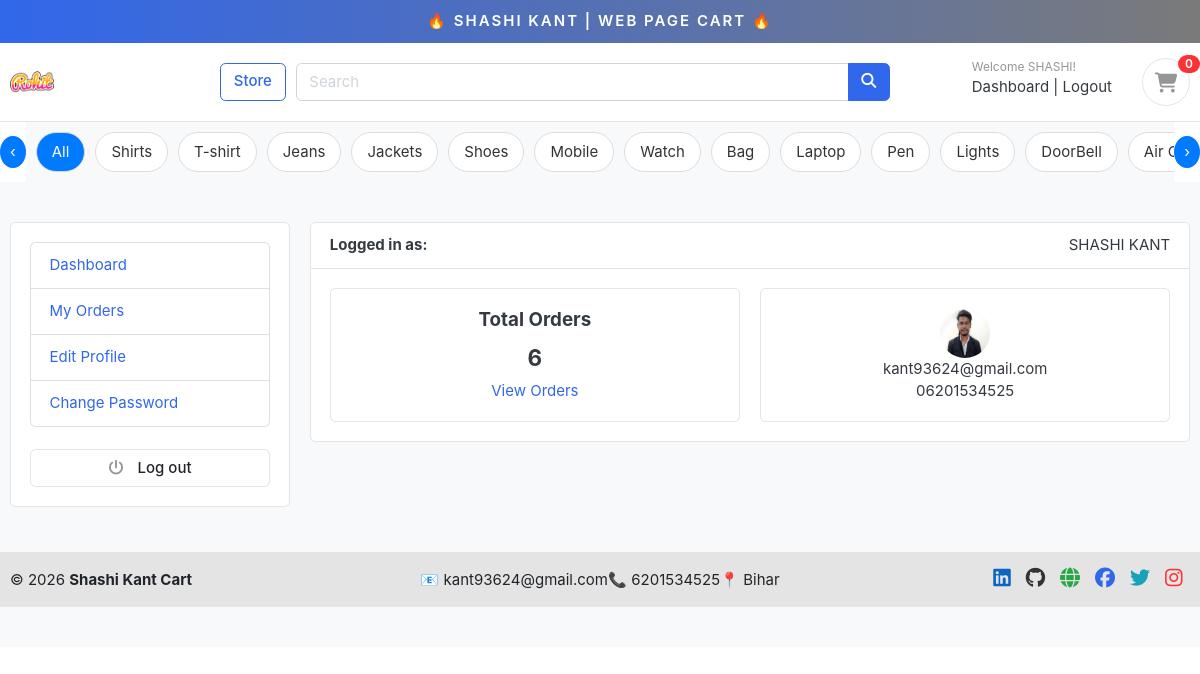
Screenshot of /accounts/dashboard/ (signed in) with the database file from the repository.
### accounts/models.py (models this page shows, shortened)
class Account(AbstractBaseUser):
    first_name = models.CharField(max_length=50)
    last_name = models.CharField(max_length=50)
    username = models.CharField(max_length=50, unique=True)
    email = models.EmailField(max_length=50, unique=True)
    phone_number = models.CharField(max_length=50)
    date_joined = models.DateTimeField(auto_now_add=True)
    last_login = models.DateTimeField(auto_now=True)   # ✅ better
    is_admin = models.BooleanField(default=False)
    is_active = models.BooleanField(default=True)      # ✅ duplicate remove + True
    is_staff = models.BooleanField(default=False)      # ✅ missing field add
    is_superadmin = models.BooleanField(default=False)
    USERNAME_FIELD = "email"
    REQUIRED_FIELDS = ["username", "first_name", "last_name"]   # ✅ spaces fixed
    objects = MyAccounManager()
    def full_name(self):
        return f'{self.first_name} {self.last_name}'

class UserProfile(models.Model):
    user = models.OneToOneField(Account, on_delete=models.CASCADE)
    address_line_1 = models.CharField(blank=True, max_length=100)
    address_line_2 = models.CharField(blank=True, max_length=100)
    profile_picture = models.ImageField(blank=True, upload_to='userprofile')
    city = models.CharField(blank=True, max_length=20)
    state = models.CharField(blank=True, max_length=20)
    country = models.CharField(blank=True, max_length=20)

### category/models.py (models this page shows, shortened)
class Category(models.Model):
    category_name = models.CharField(max_length=100,unique=True)
    slug = models.SlugField(max_length=100, unique=True)
    description = models.TextField(max_length=255,blank=True)
    cat_image = models.ImageField(upload_to='photos/categories', blank=True)
    class Meta:
        verbose_name = 'category'
        verbose_name_plural = 'categories'
    def get_url(self):
            return reverse("products_by_category",args=[self.slug])

### accounts/views.py (the view)
# urls.py: path('dashboard/', views.dashboard, name='dashboard'),
@login_required(login_url = 'login')
def dashboard(request):
    orders = Order.objects.order_by('-created_at').filter(user_id=request.user.id, is_ordered=True)
    orders_count = orders.count()
    userprofile = UserProfile.objects.get(user_id=request.user.id)
    context = {
        'orders_count': orders_count,
        'userprofile': userprofile,
    }
    return render(request, 'accounts/dashboard.html',context)

### carts/context_processors.py (called while the page is built)
def counter(request):
    cart_count = 0
    if 'admin' in request.path:
        return {}
    else:
        try:
            cart = Cart.objects.filter(cart_id=_cart_id(request))
            if request.user.is_authenticated:
                cart_items = CartItem.objects.all().filter(user=request.user)
            else:
                cart_items = CartItem.objects.all().filter(cart=cart[:1])
            for cart_item in cart_items:
                cart_count += cart_item.quantity
        except Cart.DoesNotExist:
            cart_count = 0
    return dict(cart_count=cart_count)

### carts/views.py (called while the page is built)
def _cart_id(request):
    if not request.session.session_key:
        request.session.create()
    return request.session.session_key

### category/context_processors.py (called while the page is built)
def menu_links(request):
    links = Category.objects.all()
    return dict(links=links)

### templates/accounts/dashboard.html (shortened to what this page needs)
{% extends 'base.html' %}
{% block content %}
<section class="section-content padding-y bg">
    <div class="container">
        <div class="row">
       {% include 'includes/dashboard_sidebar.html' %}
        <main class="col-md-9">
        <div class="card">
        <div class="card-header">
        <strong>Logged in as:</strong>
        <span class="float-right">{{user.full_name}}</span>
        </div>
        <div class="card-body">
        <div class="row">
            <div class="col-md-6">
                <div class="card" style="text-align:center;">
                    <div class="card-body">
                        <h5 class="card-title">Total Orders</h5>
                        <h4>{{orders_count}}</h4>
                        <a href="{% url 'my_orders' %}">View Orders</a>
                    </div>
                </div>
            </div>
            <div class="col-md-6">
                <div class="card" style="text-align:center;">
                    <div class="card-body">
                        <img src="{{userprofile.profile_picture.url}}"
                             alt="User Profile Picture"
                             width="50" height="50"
                             style="border-radius:50%;">
                        <p class="mb-0">{{ user.email }}</p>
                        <p>{{ user.phone_number }}</p>
                    </div>
                </div>
            </div>
        </div>
        </div>
        </div>
        </div>
        </div>
{% endblock %}

### templates/includes/navbar.html (shortened to what this page needs)
{% load static %}
<div class="container-fluid" style="text-align:center;background-image: linear-gradient(to right, #3167EB , #7A7A7A);padding:10px;font-weight: 600;position:sticky;top:0;z-index:999;">
<a href="#" style="color: white;text-transform: uppercase;letter-spacing: 2px;"><span>&#x1F525</span> Shashi Kant  | Web Page Cart <span>&#x1F525</span></a>
</div>
<header class="section-header">
<section class="header-main border-bottom">
  <div class="container">
<div class="row align-items-center">
  <div class="col-lg-2 col-md-3 col-6">
    <a href="{% url 'home' %}" class="brand-wrap">
      <img class="logo" src="{% static 'images/items/102.jpg' %}">
    </a>
  </div>
  <a href="{% url 'store' %}" class="btn btn-outline-primary">Store</a>
  <div class="col-lg  col-md-6 col-sm-12 col">
    <form action="{% url 'search' %}" class="search" method='GET'>
      <div class="input-group w-100">
          <input type="text" class="form-control" style="width:60%;" placeholder="Search" name="keyword" required>
          <div class="input-group-append">
            <button class="btn btn-primary" type="submit">
              <i class="fa fa-search"></i>
            </button>
          </div>
        </div>
    </form>
  </div>
  <div class="col-lg-3 col-sm-6 col-8 order-2 order-lg-3">
        <div class="d-flex justify-content-end mb-3 mb-lg-0">
          {% if user.id is None %}
          <div class="widget-header">
            <small class="title text-muted">Welcome guest!</small>
            <div>
              <a href="{% url 'login' %}">Sign in</a> <span class="dark-transp"> | </span>
              <a href="{% url 'register' %}"> Register</a>
            </div>
          </div>
          {% else %}
          <div class="widget-header">
            <small class="title text-muted">Welcome {{user.first_name}}!</small>
            <div>
              <a href="{% url 'dashboard' %}">Dashboard</a> <span class="dark-transp"> | </span>
              <a href="{% url 'logout' %}"> Logout</a>
            </div>
          </div>
          {% endif %}
          <a href="{% url 'cart' %}" class="widget-header pl-3 ml-3">
            <div class="icon icon-sm rounded-circle border"><i class="fa fa-shopping-cart"></i></div>
            <span class="badge badge-pill badge-danger notify">{{cart_count}}</span>
          </a>
        </div>
      </div>
</div>
  </div>
</section>
<div class="cat-wrapper">
    <button class="scroll-btn left" onclick="scrollCat(-200)">‹</button>
    <div class="category-bar" id="catBar">
        <a href="{% url 'store' %}" class="cat-item active">All</a>
        {% for category in links %}
            <a href="{{ category.get_url }}" class="cat-item">
                {{ category.category_name }}
            </a>
        {% endfor %}
    </div>
    <button class="scroll-btn right" onclick="scrollCat(200)">›</button>
</div>
</header>

### ecommerce2/static/css/ui.css (style rules this page uses)
html { font-family: "Inter", sans-serif; font-size: 15px; }
.icon-xs, .icon-sm, .icon-md, .icon-lg { display: inline-block; text-align: center; flex-shrink: 0; flex-grow: 0; }
.icon-sm { width: 48px; height: 48px; line-height: 48px !important; font-size: 20px; }
.padding-y { padding-top: 40px; padding-bottom: 40px; }
.bg { background-color: #f8f9fa; }
p:last-child { margin-bottom: 0; }
.header-main { position: relative; padding-top: 1rem; padding-bottom: 1rem; }
.brand-wrap .logo, .navbar-brand .logo { margin-right: 7px; max-height: 42px; display: inline-block; }
.widget-header { display: inline-block; vertical-align: middle; position: relative; }
.widget-header a { color: #343a40; }
.widget-header i { color: #969696; }
.widget-header .title { display: block; }
.widget-header .notify { position: absolute; top: -3px; right: -10px; }
.notify { position: absolute; top: -4px; right: -10px; display: inline-block; padding: 0.25em 0.6em; font-size: 12px; line-height: 1; text-align: center; border-radius: 3rem; color: #fff; background-color: #fa3434; }

### templates/includes/navbar.html (style rules this page uses)
.cat-wrapper { display: flex; align-items: center; overflow: hidden; }
.category-bar { display: flex; gap: 10px; padding: 10px; background: #f8f9fa; overflow-x: auto; white-space: nowrap; scroll-behavior: smooth; flex: 1; }
.category-bar { -ms-overflow-style: none; scrollbar-width: none; }
.cat-item { flex: 0 0 auto; text-decoration: none; background: #fff; padding: 8px 15px; border-radius: 20px; border: 1px solid #ddd; color: #333; transition: 0.3s; }
.cat-item.active { background: #007bff; color: #fff; }
.scroll-btn { border: none; background: #007bff; color: white; padding: 5px 10px; cursor: pointer; border-radius: 50%; }

### rows the page displays
Account: first_name "SHASHI", full_name "SHASHI KANT", email "kant93624@gmail.com", phone_number "06201534525"
Category: category_name "Shirts"
Category: category_name "T-shirt"
Category: category_name "Jeans"
Category: category_name "Jackets"
Category: category_name "Shoes"
Category: category_name "Mobile"
Category: category_name "Watch"
Category: category_name "Bag"
Category: category_name "Laptop"
Category: category_name "Pen"
Category: category_name "Lights"
Category: category_name "DoorBell"
Category: category_name "Air…"
UserProfile: profile_picture (picture)

### other values shown
{{ cart_count }} "0"
{{ orders_count }} "6"
